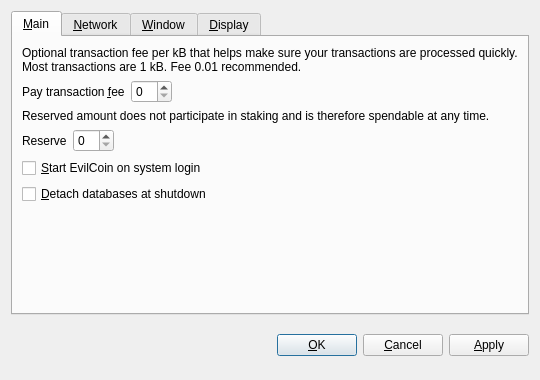
<?xml version="1.0" encoding="UTF-8"?>
<ui version="4.0">
 <class>OptionsDialog</class>
 <widget class="QDialog" name="OptionsDialog">
  <property name="geometry">
   <rect>
    <x>0</x>
    <y>0</y>
    <width>540</width>
    <height>380</height>
   </rect>
  </property>
  <property name="windowTitle">
   <string>Options</string>
  </property>
  <property name="modal">
   <bool>true</bool>
  </property>
  <layout class="QVBoxLayout" name="verticalLayout">
   <item>
    <widget class="QTabWidget" name="tabWidget">
     <property name="tabPosition">
      <enum>QTabWidget::North</enum>
     </property>
     <property name="currentIndex">
      <number>0</number>
     </property>
     <widget class="QWidget" name="tabMain">
      <attribute name="title">
       <string>&amp;Main</string>
      </attribute>
      <layout class="QVBoxLayout" name="verticalLayout_Main">
       <item>
        <widget class="QLabel" name="transactionFeeInfoLabel">
         <property name="text">
          <string>Optional transaction fee per kB that helps make sure your transactions are processed quickly. Most transactions are 1 kB. Fee 0.01 recommended.</string>
         </property>
         <property name="textFormat">
          <enum>Qt::PlainText</enum>
         </property>
         <property name="wordWrap">
          <bool>true</bool>
         </property>
        </widget>
       </item>
       <item>
        <layout class="QHBoxLayout" name="horizontalLayoutFee">
         <item>
          <widget class="QLabel" name="transactionFeeLabel">
           <property name="text">
            <string>Pay transaction &amp;fee</string>
           </property>
           <property name="textFormat">
            <enum>Qt::PlainText</enum>
           </property>
           <property name="buddy">
            <cstring>transactionFee</cstring>
           </property>
          </widget>
         </item>
         <item>
          <widget class="BitcoinAmountField" name="transactionFee"/>
         </item>
         <item>
          <spacer name="horizontalSpacerFee">
           <property name="orientation">
            <enum>Qt::Horizontal</enum>
           </property>
           <property name="sizeHint" stdset="0">
            <size>
             <width>40</width>
             <height>20</height>
            </size>
           </property>
          </spacer>
         </item>
        </layout>
       </item>
       <item>
        <widget class="QLabel" name="reserveBalanceInfoLabel">
         <property name="text">
          <string>Reserved amount does not participate in staking and is therefore spendable at any time.</string>
         </property>
         <property name="textFormat">
          <enum>Qt::PlainText</enum>
         </property>
         <property name="wordWrap">
          <bool>true</bool>
         </property>
        </widget>
       </item>
       <item>
        <layout class="QHBoxLayout" name="horizontalLayoutReserveBalance">
         <item>
          <widget class="QLabel" name="reserveBalanceLabel">
           <property name="text">
            <string>Reserve</string>
           </property>
           <property name="textFormat">
            <enum>Qt::PlainText</enum>
           </property>
           <property name="buddy">
            <cstring>reserveBalance</cstring>
           </property>
          </widget>
         </item>
         <item>
          <widget class="BitcoinAmountField" name="reserveBalance"/>
         </item>
         <item>
          <spacer name="horizontalSpacerReserveBalance">
           <property name="orientation">
            <enum>Qt::Horizontal</enum>
           </property>
           <property name="sizeHint" stdset="0">
            <size>
             <width>40</width>
             <height>20</height>
            </size>
           </property>
          </spacer>
         </item>
        </layout>
       </item>
       <item>
        <widget class="QCheckBox" name="bitcoinAtStartup">
         <property name="toolTip">
          <string>Automatically start EvilCoin after logging in to the system.</string>
         </property>
         <property name="text">
          <string>&amp;Start EvilCoin on system login</string>
         </property>
        </widget>
       </item>
       <item>
        <widget class="QCheckBox" name="detachDatabases">
         <property name="toolTip">
          <string>Detach block and address databases at shutdown. This means they can be moved to another data directory, but it slows down shutdown. The wallet is always detached.</string>
         </property>
         <property name="text">
          <string>&amp;Detach databases at shutdown</string>
         </property>
        </widget>
       </item>
       <item>
        <spacer name="verticalSpacer_Main">
         <property name="orientation">
          <enum>Qt::Vertical</enum>
         </property>
         <property name="sizeHint" stdset="0">
          <size>
           <width>20</width>
           <height>40</height>
          </size>
         </property>
        </spacer>
       </item>
      </layout>
     </widget>
     <widget class="QWidget" name="tabNetwork">
      <attribute name="title">
       <string>&amp;Network</string>
      </attribute>
      <layout class="QVBoxLayout" name="verticalLayout_Network">
       <item>
        <widget class="QCheckBox" name="mapPortUpnp">
         <property name="toolTip">
          <string>Automatically open the EvilCoin client port on the router. This only works when your router supports UPnP and it is enabled.</string>
         </property>
         <property name="text">
          <string>Map port using &amp;UPnP</string>
         </property>
        </widget>
       </item>
       <item>
        <widget class="QCheckBox" name="connectSocks">
         <property name="toolTip">
          <string>Connect to the EvilCoin network through a SOCKS proxy (e.g. when connecting through Tor).</string>
         </property>
         <property name="text">
          <string>&amp;Connect through SOCKS proxy:</string>
         </property>
        </widget>
       </item>
       <item>
        <layout class="QHBoxLayout" name="horizontalLayout_Network">
         <item>
          <widget class="QLabel" name="proxyIpLabel">
           <property name="text">
            <string>Proxy &amp;IP:</string>
           </property>
           <property name="textFormat">
            <enum>Qt::PlainText</enum>
           </property>
           <property name="buddy">
            <cstring>proxyIp</cstring>
           </property>
          </widget>
         </item>
         <item>
          <widget class="QValidatedLineEdit" name="proxyIp">
           <property name="maximumSize">
            <size>
             <width>140</width>
             <height>16777215</height>
            </size>
           </property>
           <property name="toolTip">
            <string>IP address of the proxy (e.g. 127.0.0.1)</string>
           </property>
          </widget>
         </item>
         <item>
          <widget class="QLabel" name="proxyPortLabel">
           <property name="text">
            <string>&amp;Port:</string>
           </property>
           <property name="textFormat">
            <enum>Qt::PlainText</enum>
           </property>
           <property name="buddy">
            <cstring>proxyPort</cstring>
           </property>
          </widget>
         </item>
         <item>
          <widget class="QLineEdit" name="proxyPort">
           <property name="maximumSize">
            <size>
             <width>55</width>
             <height>16777215</height>
            </size>
           </property>
           <property name="toolTip">
            <string>Port of the proxy (e.g. 9050)</string>
           </property>
          </widget>
         </item>
         <item>
          <widget class="QLabel" name="socksVersionLabel">
           <property name="text">
            <string>SOCKS &amp;Version:</string>
           </property>
           <property name="textFormat">
            <enum>Qt::PlainText</enum>
           </property>
           <property name="buddy">
            <cstring>socksVersion</cstring>
           </property>
          </widget>
         </item>
         <item>
          <widget class="QValueComboBox" name="socksVersion">
           <property name="toolTip">
            <string>SOCKS version of the proxy (e.g. 5)</string>
           </property>
          </widget>
         </item>
         <item>
          <spacer name="horizontalSpacer_Network">
           <property name="orientation">
            <enum>Qt::Horizontal</enum>
           </property>
           <property name="sizeHint" stdset="0">
            <size>
             <width>40</width>
             <height>20</height>
            </size>
           </property>
          </spacer>
         </item>
        </layout>
       </item>
       <item>
        <spacer name="verticalSpacer_Network">
         <property name="orientation">
          <enum>Qt::Vertical</enum>
         </property>
         <property name="sizeHint" stdset="0">
          <size>
           <width>20</width>
           <height>40</height>
          </size>
         </property>
        </spacer>
       </item>
      </layout>
     </widget>
     <widget class="QWidget" name="tabWindow">
      <attribute name="title">
       <string>&amp;Window</string>
      </attribute>
      <layout class="QVBoxLayout" name="verticalLayout_Window">
       <item>
        <widget class="QCheckBox" name="minimizeToTray">
         <property name="toolTip">
          <string>Show only a tray icon after minimizing the window.</string>
         </property>
         <property name="text">
          <string>&amp;Minimize to the tray instead of the taskbar</string>
         </property>
        </widget>
       </item>
       <item>
        <widget class="QCheckBox" name="minimizeOnClose">
         <property name="toolTip">
          <string>Minimize instead of exit the application when the window is closed. When this option is enabled, the application will be closed only after selecting Quit in the menu.</string>
         </property>
         <property name="text">
          <string>M&amp;inimize on close</string>
         </property>
        </widget>
       </item>
       <item>
        <spacer name="verticalSpacer_Window">
         <property name="orientation">
          <enum>Qt::Vertical</enum>
         </property>
         <property name="sizeHint" stdset="0">
          <size>
           <width>20</width>
           <height>40</height>
          </size>
         </property>
        </spacer>
       </item>
      </layout>
     </widget>
     <widget class="QWidget" name="tabDisplay">
      <attribute name="title">
       <string>&amp;Display</string>
      </attribute>
      <layout class="QVBoxLayout" name="verticalLayout_Display">
       <item>
        <layout class="QHBoxLayout" name="horizontalLayout_1_Display">
         <item>
          <widget class="QLabel" name="langLabel">
           <property name="text">
            <string>User Interface &amp;language:</string>
           </property>
           <property name="textFormat">
            <enum>Qt::PlainText</enum>
           </property>
           <property name="buddy">
            <cstring>lang</cstring>
           </property>
          </widget>
         </item>
         <item>
          <widget class="QValueComboBox" name="lang">
           <property name="toolTip">
            <string>The user interface language can be set here. This setting will take effect after restarting EvilCoin.</string>
           </property>
          </widget>
         </item>
        </layout>
       </item>
       <item>
        <layout class="QHBoxLayout" name="horizontalLayout_2_Display">
         <item>
          <widget class="QLabel" name="unitLabel">
           <property name="text">
            <string>&amp;Unit to show amounts in:</string>
           </property>
           <property name="textFormat">
            <enum>Qt::PlainText</enum>
           </property>
           <property name="buddy">
            <cstring>unit</cstring>
           </property>
          </widget>
         </item>
         <item>
          <widget class="QValueComboBox" name="unit">
           <property name="toolTip">
            <string>Choose the default subdivision unit to show in the interface and when sending coins.</string>
           </property>
          </widget>
         </item>
        </layout>
       </item>
       <item>
        <widget class="QCheckBox" name="displayAddresses">
         <property name="toolTip">
          <string>Whether to show EvilCoin addresses in the transaction list or not.</string>
         </property>
         <property name="text">
          <string>&amp;Display addresses in transaction list</string>
         </property>
        </widget>
       </item>
       <item>
        <widget class="QCheckBox" name="coinControlFeatures">
         <property name="toolTip">
          <string>Whether to show coin control features or not.</string>
         </property>
         <property name="text">
          <string>Display coin &amp;control features (experts only!)</string>
         </property>
        </widget>
       </item>
       <item>
        <spacer name="verticalSpacer_Display">
         <property name="orientation">
          <enum>Qt::Vertical</enum>
         </property>
         <property name="sizeHint" stdset="0">
          <size>
           <width>20</width>
           <height>40</height>
          </size>
         </property>
        </spacer>
       </item>
      </layout>
     </widget>
    </widget>
   </item>
   <item>
    <layout class="QHBoxLayout" name="horizontalLayout_Buttons">
     <item>
      <spacer name="horizontalSpacer_1">
       <property name="orientation">
        <enum>Qt::Horizontal</enum>
       </property>
       <property name="sizeHint" stdset="0">
        <size>
         <width>40</width>
         <height>48</height>
        </size>
       </property>
      </spacer>
     </item>
     <item>
      <widget class="QLabel" name="statusLabel">
       <property name="font">
        <font>
         <weight>75</weight>
         <bold>true</bold>
        </font>
       </property>
       <property name="text">
        <string/>
       </property>
       <property name="textFormat">
        <enum>Qt::PlainText</enum>
       </property>
       <property name="wordWrap">
        <bool>true</bool>
       </property>
      </widget>
     </item>
     <item>
      <spacer name="horizontalSpacer_2">
       <property name="orientation">
        <enum>Qt::Horizontal</enum>
       </property>
       <property name="sizeHint" stdset="0">
        <size>
         <width>40</width>
         <height>48</height>
        </size>
       </property>
      </spacer>
     </item>
     <item>
      <widget class="QPushButton" name="okButton">
       <property name="text">
        <string>&amp;OK</string>
       </property>
      </widget>
     </item>
     <item>
      <widget class="QPushButton" name="cancelButton">
       <property name="text">
        <string>&amp;Cancel</string>
       </property>
       <property name="autoDefault">
        <bool>false</bool>
       </property>
      </widget>
     </item>
     <item>
      <widget class="QPushButton" name="applyButton">
       <property name="text">
        <string>&amp;Apply</string>
       </property>
       <property name="autoDefault">
        <bool>false</bool>
       </property>
      </widget>
     </item>
    </layout>
   </item>
  </layout>
 </widget>
 <customwidgets>
  <customwidget>
   <class>BitcoinAmountField</class>
   <extends>QSpinBox</extends>
   <header>bitcoinamountfield.h</header>
  </customwidget>
  <customwidget>
   <class>QValueComboBox</class>
   <extends>QComboBox</extends>
   <header>qvaluecombobox.h</header>
  </customwidget>
  <customwidget>
   <class>QValidatedLineEdit</class>
   <extends>QLineEdit</extends>
   <header>qvalidatedlineedit.h</header>
  </customwidget>
 </customwidgets>
 <resources/>
 <connections/>
</ui>
